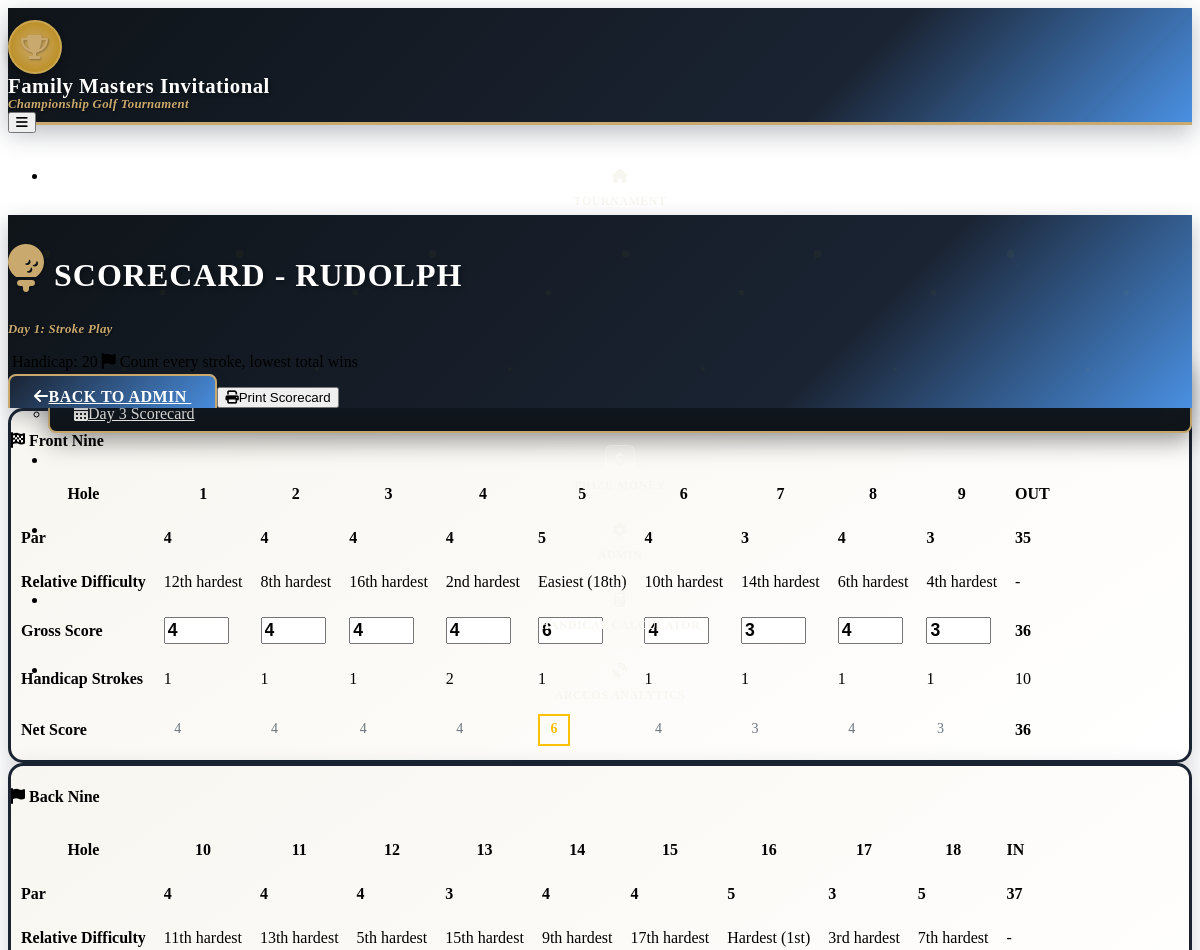
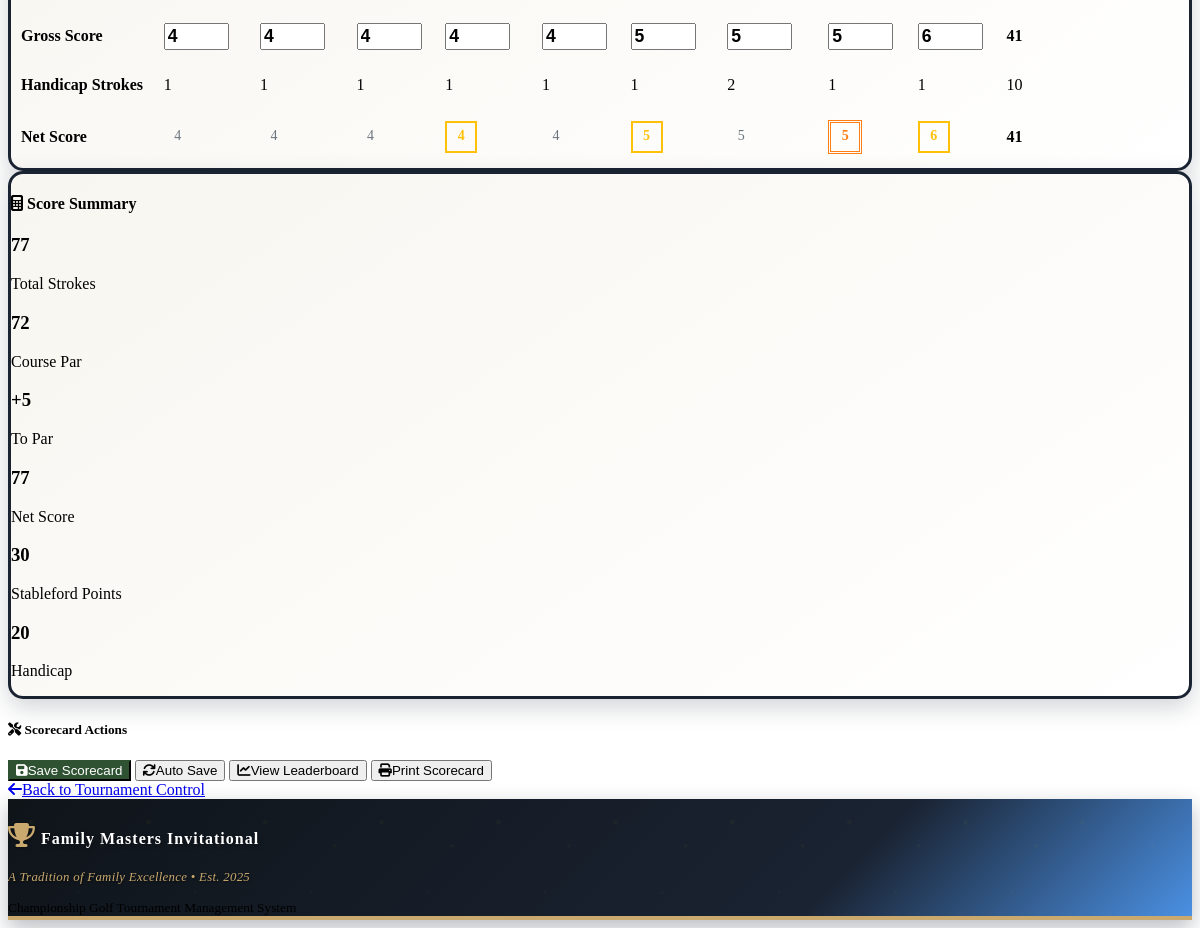
The app's page /scorecard/1/1, older data (2 pictures, top to bottom).
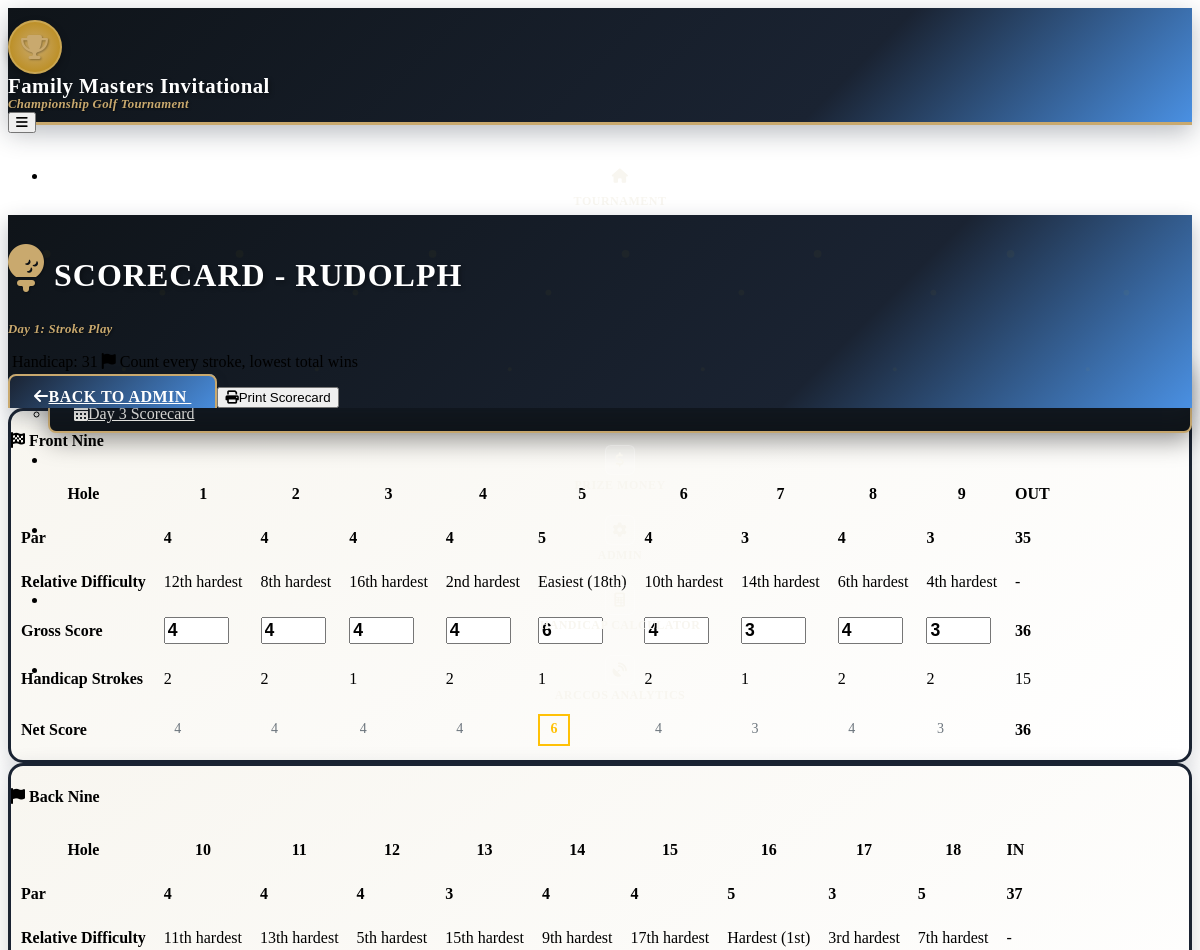
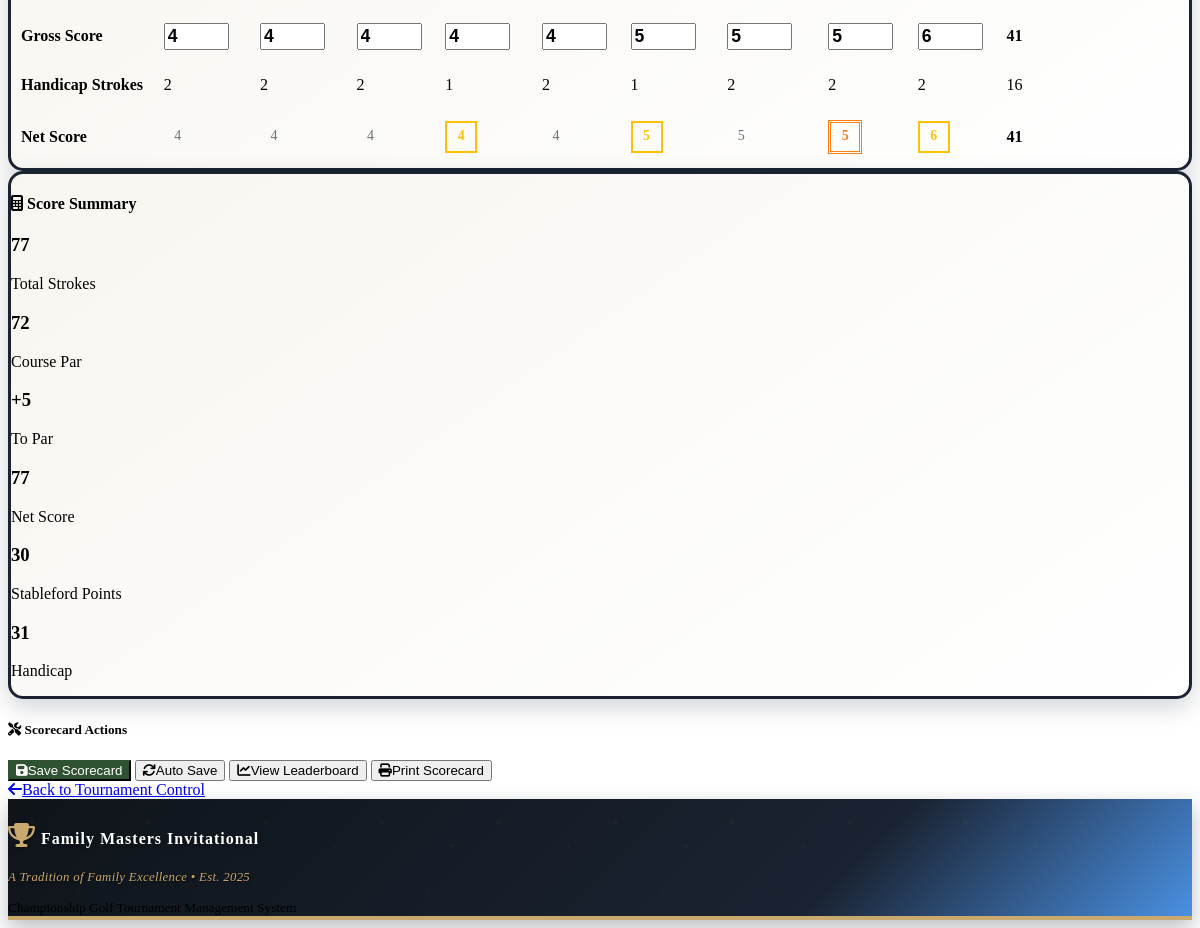
The same page, newer data (2 pictures, top to bottom).
### models.py (models this page shows)
class Player(db.Model):
    id = db.Column(db.Integer, primary_key=True)
    name = db.Column(db.String(100), nullable=False)
    tournament_id = db.Column(db.Integer, db.ForeignKey('tournament.id'), nullable=False)
    handicap = db.Column(db.Integer, default=0)
    prize_eligible = db.Column(db.Boolean, default=True)  # New field for prize eligibility
    created_at = db.Column(db.DateTime, default=datetime.utcnow)
    scores = db.relationship('Score', backref='player', lazy=True)

### routes.py (the view)
@app.route('/scorecard/<int:player_id>/<int:round_id>')
def scorecard(player_id, round_id):
    player = Player.query.get_or_404(player_id)
    round_obj = Round.query.get_or_404(round_id)
    score = Score.query.filter_by(player_id=player_id, round_id=round_id).first()
    if not score:
        score = Score(player_id=player_id, round_id=round_id)
        db.session.add(score)
        db.session.commit()
    return render_template('scorecard.html',
                         player=player,
                         round=round_obj,
                         score=score,
                         course=PINACLEPOINT_COURSE,
                         tournament_formats=TOURNAMENT_FORMATS)

### models.py (called while the page is built)
    def get_hole_score(self, hole_number):
        return getattr(self, f'hole_{hole_number}', None)

    def get_net_score(self):
        if self.total_strokes:
            return self.total_strokes - self.player.handicap
        return None

### templates/scorecard.html (shortened to what the changed rows need)
{% extends "base.html" %}
{% block content %}
<div class="container">
    <div class="row mb-4">
        <div class="col-12">
            <div class="card tournament-header scorecard-header">
                <div class="card-body text-center py-4 position-relative">
                    <h1 class="display-5 text-white mb-2 tournament-logo">
                        <i class="fas fa-golf-ball me-3 trophy-icon"></i>
                        SCORECARD - {{ player.name.upper() }}
                    </h1>
                    <h3 class="tournament-tagline mb-3">
                        Day {{ round.day }}: {{ tournament_formats[round.day].name }}
                    </h3>
                    <div class="row justify-content-center">
                        <div class="col-md-8">
                            <p class="text-white mb-2 fs-5">
                                Handicap: {{ player.handicap }}
                                <span class="ms-4">
                                </span>
                            </p>
                            <div class="mt-3">
                                <a href="{{ url_for('admin') }}" class="btn btn-tournament me-2">
                                </a>
                                <button type="button" class="btn btn-outline-light" onclick="printScorecard()">
                                </button>
                            </div>
                        </div>
                    </div>
                </div>
            </div>
        </div>
    </div>
    <form method="POST" action="{{ url_for('update_score') }}">
        <div class="row mb-4">
            <div class="col-12">
                <div class="card leaderboard-card">
                    <div class="card-body p-0">
                        <div class="table-responsive">
                            <table class="table scorecard-table mb-0">
                                <thead class="table-dark">
                                    <tr>
                                        <th>Hole</th>
                                        {% for hole in range(1, 10) %}
                                        <th class="text-center">{{ hole }}</th>
                                        {% endfor %}
                                        <th class="text-center bg-warning text-dark">OUT</th>
                                    </tr>
                                </thead>
                                <tbody>
                                    <tr class="table-light">
                                        <td><strong>Handicap Strokes</strong></td>
                                        {% set handicap_strokes = score._distribute_handicap_strokes(player.handicap) %}
                                        {% for hole in range(1, 10) %}
                                        <td class="text-center">
                                            {% if handicap_strokes.get(hole, 0) > 0 %}
                                                <span class="badge bg-primary">{{ handicap_strokes.get(hole, 0) }}</span>
                                            {% else %}
                                                <span class="text-muted">-</span>
                                            {% endif %}
                                        </td>
                                        {% endfor %}
                                        <td class="text-center bg-warning">
                                            {% set front_strokes = handicap_strokes.get(1, 0) + handicap_strokes.get(2, 0) + handicap_strokes.get(3, 0) + handicap_strokes.get(4, 0) + handicap_strokes.get(5, 0) + handicap_strokes.get(6, 0) + handicap_strokes.get(7, 0) + handicap_strokes.get(8, 0) + handicap_strokes.get(9, 0) %}
                                            {{ front_strokes if front_strokes > 0 else '-' }}
                                        </td>
                                    </tr>
                                </tbody>
                            </table>
                        </div>
                    </div>
                </div>
            </div>
        </div>
        <div class="row mb-4">
            <div class="col-12">
                <div class="card leaderboard-card">
                    <div class="card-body p-0">
                        <div class="table-responsive">
                            <table class="table scorecard-table mb-0">
                                <thead class="table-dark">
                                    <tr>
                                        <th>Hole</th>
                                        {% for hole in range(10, 19) %}
                                        <th class="text-center">{{ hole }}</th>
                                        {% endfor %}
                                        <th class="text-center bg-warning text-dark">IN</th>
                                    </tr>
                                </thead>
                                <tbody>
                                    <tr class="table-light">
                                        <td><strong>Handicap Strokes</strong></td>
                                        {% for hole in range(10, 19) %}
                                        <td class="text-center">
                                            {% if handicap_strokes.get(hole, 0) > 0 %}
                                                <span class="badge bg-primary">{{ handicap_strokes.get(hole, 0) }}</span>
                                            {% else %}
                                                <span class="text-muted">-</span>
                                            {% endif %}
                                        </td>
                                        {% endfor %}
                                        <td class="text-center bg-warning">
                                            {% set back_strokes = handicap_strokes.get(10, 0) + handicap_strokes.get(11, 0) + handicap_strokes.get(12, 0) + handicap_strokes.get(13, 0) + handicap_strokes.get(14, 0) + handicap_strokes.get(15, 0) + handicap_strokes.get(16, 0) + handicap_strokes.get(17, 0) + handicap_strokes.get(18, 0) %}
                                            {{ back_strokes if back_strokes > 0 else '-' }}
                                        </td>
                                    </tr>
                                </tbody>
                            </table>
                        </div>
                    </div>
                </div>
            </div>
        </div>
        <div class="row mb-4">
            <div class="col-12">
                <div class="card leaderboard-card">
                    <div class="card-body">
                        <div class="row text-center">
                            <div class="col-lg-2 col-md-4 mb-3">
                                <div class="stats-card p-3 border rounded bg-light">
                                    <h3 class="text-dark mb-1 fw-bold">{{ player.handicap }}</h3>
                                    <p class="mb-0 text-muted fw-semibold">Handicap</p>
                                </div>
                            </div>
                        </div>
                    </div>
                </div>
            </div>
        </div>
    </form>
</div>
{% endblock %}

Row changes from the older to the newer data that the page shows:
changed Player "RUDOLPH": handicap "20" → "31"
Text that changed along with them:
{{ front_strokes if front_strokes > 0 else '-' }}: "10" → "15"
{{ back_strokes if back_strokes > 0 else '-' }}: "10" → "16"
new list line: "2"
list line gone: "1"
